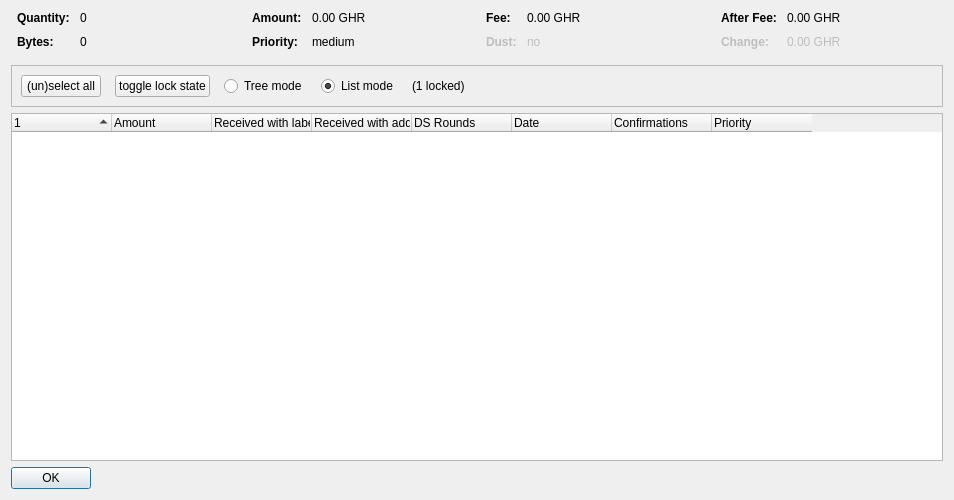
<?xml version="1.0" encoding="UTF-8"?>
<ui version="4.0">
 <class>CoinControlDialog</class>
 <widget class="QDialog" name="CoinControlDialog">
  <property name="geometry">
   <rect>
    <x>0</x>
    <y>0</y>
    <width>954</width>
    <height>500</height>
   </rect>
  </property>
  <property name="windowTitle">
   <string>Coin Selection</string>
  </property>
  <layout class="QVBoxLayout" name="verticalLayout">
   <item>
    <layout class="QHBoxLayout" name="horizontalLayoutTop" stretch="0,0,0,0">
     <property name="topMargin">
      <number>0</number>
     </property>
     <property name="bottomMargin">
      <number>10</number>
     </property>
     <item>
      <layout class="QFormLayout" name="formLayoutCoinControl1">
       <property name="horizontalSpacing">
        <number>10</number>
       </property>
       <property name="verticalSpacing">
        <number>10</number>
       </property>
       <property name="leftMargin">
        <number>6</number>
       </property>
       <property name="rightMargin">
        <number>6</number>
       </property>
       <item row="0" column="0">
        <widget class="QLabel" name="labelCoinControlQuantityText">
         <property name="font">
          <font>
           <weight>75</weight>
           <bold>true</bold>
          </font>
         </property>
         <property name="text">
          <string>Quantity:</string>
         </property>
        </widget>
       </item>
       <item row="0" column="1">
        <widget class="QLabel" name="labelCoinControlQuantity">
         <property name="cursor">
          <cursorShape>IBeamCursor</cursorShape>
         </property>
         <property name="contextMenuPolicy">
          <enum>Qt::ActionsContextMenu</enum>
         </property>
         <property name="text">
          <string notr="true">0</string>
         </property>
         <property name="textInteractionFlags">
          <set>Qt::LinksAccessibleByMouse|Qt::TextSelectableByKeyboard|Qt::TextSelectableByMouse</set>
         </property>
        </widget>
       </item>
       <item row="1" column="0">
        <widget class="QLabel" name="labelCoinControlBytesText">
         <property name="font">
          <font>
           <weight>75</weight>
           <bold>true</bold>
          </font>
         </property>
         <property name="text">
          <string>Bytes:</string>
         </property>
        </widget>
       </item>
       <item row="1" column="1">
        <widget class="QLabel" name="labelCoinControlBytes">
         <property name="cursor">
          <cursorShape>IBeamCursor</cursorShape>
         </property>
         <property name="contextMenuPolicy">
          <enum>Qt::ActionsContextMenu</enum>
         </property>
         <property name="text">
          <string notr="true">0</string>
         </property>
         <property name="textInteractionFlags">
          <set>Qt::LinksAccessibleByMouse|Qt::TextSelectableByKeyboard|Qt::TextSelectableByMouse</set>
         </property>
        </widget>
       </item>
      </layout>
     </item>
     <item>
      <layout class="QFormLayout" name="formLayoutCoinControl2">
       <property name="horizontalSpacing">
        <number>10</number>
       </property>
       <property name="verticalSpacing">
        <number>10</number>
       </property>
       <property name="leftMargin">
        <number>6</number>
       </property>
       <property name="rightMargin">
        <number>6</number>
       </property>
       <item row="0" column="0">
        <widget class="QLabel" name="labelCoinControlAmountText">
         <property name="font">
          <font>
           <weight>75</weight>
           <bold>true</bold>
          </font>
         </property>
         <property name="text">
          <string>Amount:</string>
         </property>
        </widget>
       </item>
       <item row="0" column="1">
        <widget class="QLabel" name="labelCoinControlAmount">
         <property name="cursor">
          <cursorShape>IBeamCursor</cursorShape>
         </property>
         <property name="contextMenuPolicy">
          <enum>Qt::ActionsContextMenu</enum>
         </property>
         <property name="text">
          <string notr="true">0.00 GHR</string>
         </property>
         <property name="textInteractionFlags">
          <set>Qt::LinksAccessibleByMouse|Qt::TextSelectableByKeyboard|Qt::TextSelectableByMouse</set>
         </property>
        </widget>
       </item>
       <item row="1" column="0">
        <widget class="QLabel" name="labelCoinControlPriorityText">
         <property name="font">
          <font>
           <weight>75</weight>
           <bold>true</bold>
          </font>
         </property>
         <property name="text">
          <string>Priority:</string>
         </property>
        </widget>
       </item>
       <item row="1" column="1">
        <widget class="QLabel" name="labelCoinControlPriority">
         <property name="cursor">
          <cursorShape>IBeamCursor</cursorShape>
         </property>
         <property name="contextMenuPolicy">
          <enum>Qt::ActionsContextMenu</enum>
         </property>
         <property name="text">
          <string>medium</string>
         </property>
         <property name="textInteractionFlags">
          <set>Qt::LinksAccessibleByMouse|Qt::TextSelectableByKeyboard|Qt::TextSelectableByMouse</set>
         </property>
        </widget>
       </item>
      </layout>
     </item>
     <item>
      <layout class="QFormLayout" name="formLayoutCoinControl3">
       <property name="horizontalSpacing">
        <number>10</number>
       </property>
       <property name="verticalSpacing">
        <number>10</number>
       </property>
       <property name="leftMargin">
        <number>6</number>
       </property>
       <property name="rightMargin">
        <number>6</number>
       </property>
       <item row="0" column="0">
        <widget class="QLabel" name="labelCoinControlFeeText">
         <property name="font">
          <font>
           <weight>75</weight>
           <bold>true</bold>
          </font>
         </property>
         <property name="text">
          <string>Fee:</string>
         </property>
        </widget>
       </item>
       <item row="0" column="1">
        <widget class="QLabel" name="labelCoinControlFee">
         <property name="cursor">
          <cursorShape>IBeamCursor</cursorShape>
         </property>
         <property name="contextMenuPolicy">
          <enum>Qt::ActionsContextMenu</enum>
         </property>
         <property name="text">
          <string notr="true">0.00 GHR</string>
         </property>
         <property name="textInteractionFlags">
          <set>Qt::LinksAccessibleByMouse|Qt::TextSelectableByKeyboard|Qt::TextSelectableByMouse</set>
         </property>
        </widget>
       </item>
       <item row="1" column="0">
        <widget class="QLabel" name="labelCoinControlLowOutputText">
         <property name="enabled">
          <bool>false</bool>
         </property>
         <property name="font">
          <font>
           <weight>75</weight>
           <bold>true</bold>
          </font>
         </property>
         <property name="text">
          <string>Dust:</string>
         </property>
        </widget>
       </item>
       <item row="1" column="1">
        <widget class="QLabel" name="labelCoinControlLowOutput">
         <property name="enabled">
          <bool>false</bool>
         </property>
         <property name="cursor">
          <cursorShape>IBeamCursor</cursorShape>
         </property>
         <property name="contextMenuPolicy">
          <enum>Qt::ActionsContextMenu</enum>
         </property>
         <property name="text">
          <string>no</string>
         </property>
         <property name="textInteractionFlags">
          <set>Qt::LinksAccessibleByMouse|Qt::TextSelectableByKeyboard|Qt::TextSelectableByMouse</set>
         </property>
        </widget>
       </item>
      </layout>
     </item>
     <item>
      <layout class="QFormLayout" name="formLayoutCoinControl4">
       <property name="horizontalSpacing">
        <number>10</number>
       </property>
       <property name="verticalSpacing">
        <number>10</number>
       </property>
       <property name="leftMargin">
        <number>6</number>
       </property>
       <property name="rightMargin">
        <number>6</number>
       </property>
       <item row="0" column="0">
        <widget class="QLabel" name="labelCoinControlAfterFeeText">
         <property name="font">
          <font>
           <weight>75</weight>
           <bold>true</bold>
          </font>
         </property>
         <property name="text">
          <string>After Fee:</string>
         </property>
        </widget>
       </item>
       <item row="0" column="1">
        <widget class="QLabel" name="labelCoinControlAfterFee">
         <property name="cursor">
          <cursorShape>IBeamCursor</cursorShape>
         </property>
         <property name="contextMenuPolicy">
          <enum>Qt::ActionsContextMenu</enum>
         </property>
         <property name="text">
          <string notr="true">0.00 GHR</string>
         </property>
         <property name="textInteractionFlags">
          <set>Qt::LinksAccessibleByMouse|Qt::TextSelectableByKeyboard|Qt::TextSelectableByMouse</set>
         </property>
        </widget>
       </item>
       <item row="1" column="0">
        <widget class="QLabel" name="labelCoinControlChangeText">
         <property name="enabled">
          <bool>false</bool>
         </property>
         <property name="font">
          <font>
           <weight>75</weight>
           <bold>true</bold>
          </font>
         </property>
         <property name="text">
          <string>Change:</string>
         </property>
        </widget>
       </item>
       <item row="1" column="1">
        <widget class="QLabel" name="labelCoinControlChange">
         <property name="enabled">
          <bool>false</bool>
         </property>
         <property name="cursor">
          <cursorShape>IBeamCursor</cursorShape>
         </property>
         <property name="contextMenuPolicy">
          <enum>Qt::ActionsContextMenu</enum>
         </property>
         <property name="text">
          <string notr="true">0.00 GHR</string>
         </property>
         <property name="textInteractionFlags">
          <set>Qt::LinksAccessibleByMouse|Qt::TextSelectableByKeyboard|Qt::TextSelectableByMouse</set>
         </property>
        </widget>
       </item>
      </layout>
     </item>
    </layout>
   </item>
   <item>
    <widget class="QFrame" name="frame">
     <property name="minimumSize">
      <size>
       <width>0</width>
       <height>40</height>
      </size>
     </property>
     <property name="frameShape">
      <enum>QFrame::StyledPanel</enum>
     </property>
     <property name="frameShadow">
      <enum>QFrame::Sunken</enum>
     </property>
     <layout class="QHBoxLayout" name="horizontalLayout">
      <item>
       <layout class="QHBoxLayout" name="horizontalLayoutPanel" stretch="0,0,0,0,0,0">
        <property name="spacing">
         <number>14</number>
        </property>
        <item>
         <widget class="QPushButton" name="pushButtonSelectAll">
          <property name="sizePolicy">
           <sizepolicy hsizetype="Maximum" vsizetype="Fixed">
            <horstretch>0</horstretch>
            <verstretch>0</verstretch>
           </sizepolicy>
          </property>
          <property name="text">
           <string>(un)select all</string>
          </property>
          <property name="autoDefault">
           <bool>false</bool>
          </property>
         </widget>
        </item>
        <item>
         <widget class="QPushButton" name="pushButtonToggleLock">
          <property name="sizePolicy">
           <sizepolicy hsizetype="Maximum" vsizetype="Fixed">
            <horstretch>0</horstretch>
            <verstretch>0</verstretch>
           </sizepolicy>
          </property>
          <property name="text">
           <string>toggle lock state</string>
          </property>
          <property name="autoDefault">
           <bool>false</bool>
          </property>
         </widget>
        </item>
        <item>
         <widget class="QRadioButton" name="radioTreeMode">
          <property name="sizePolicy">
           <sizepolicy hsizetype="Maximum" vsizetype="Fixed">
            <horstretch>0</horstretch>
            <verstretch>0</verstretch>
           </sizepolicy>
          </property>
          <property name="text">
           <string>Tree mode</string>
          </property>
         </widget>
        </item>
        <item>
         <widget class="QRadioButton" name="radioListMode">
          <property name="sizePolicy">
           <sizepolicy hsizetype="Maximum" vsizetype="Fixed">
            <horstretch>0</horstretch>
            <verstretch>0</verstretch>
           </sizepolicy>
          </property>
          <property name="text">
           <string>List mode</string>
          </property>
          <property name="checked">
           <bool>true</bool>
          </property>
         </widget>
        </item>
        <item>
         <widget class="QLabel" name="labelLocked">
          <property name="text">
           <string>(1 locked)</string>
          </property>
         </widget>
        </item>
        <item>
         <spacer name="horizontalSpacer">
          <property name="orientation">
           <enum>Qt::Horizontal</enum>
          </property>
          <property name="sizeHint" stdset="0">
           <size>
            <width>40</width>
            <height>20</height>
           </size>
          </property>
         </spacer>
        </item>
       </layout>
      </item>
     </layout>
    </widget>
   </item>
   <item>
    <widget class="CoinControlTreeWidget" name="treeWidget">
     <property name="contextMenuPolicy">
      <enum>Qt::CustomContextMenu</enum>
     </property>
     <property name="sortingEnabled">
      <bool>false</bool>
     </property>
     <property name="columnCount">
      <number>8</number>
     </property>
     <attribute name="headerShowSortIndicator" stdset="0">
      <bool>true</bool>
     </attribute>
     <attribute name="headerStretchLastSection">
      <bool>false</bool>
     </attribute>
     <column>
      <property name="text">
       <string/>
      </property>
     </column>
     <column>
      <property name="text">
       <string>Amount</string>
      </property>
     </column>
     <column>
      <property name="text">
       <string>Received with label</string>
      </property>
     </column>
     <column>
      <property name="text">
       <string>Received with address</string>
      </property>
     </column>
     <column>
      <property name="text">
       <string>DS Rounds</string>
      </property>
     </column>
     <column>
      <property name="text">
       <string>Date</string>
      </property>
     </column>
     <column>
      <property name="text">
       <string>Confirmations</string>
      </property>
      <property name="toolTip">
       <string>Confirmed</string>
      </property>
     </column>
     <column>
      <property name="text">
       <string>Priority</string>
      </property>
     </column>
    </widget>
   </item>
   <item>
    <widget class="QDialogButtonBox" name="buttonBox">
     <property name="sizePolicy">
      <sizepolicy hsizetype="Maximum" vsizetype="Fixed">
       <horstretch>0</horstretch>
       <verstretch>0</verstretch>
      </sizepolicy>
     </property>
     <property name="orientation">
      <enum>Qt::Horizontal</enum>
     </property>
     <property name="standardButtons">
      <set>QDialogButtonBox::Ok</set>
     </property>
    </widget>
   </item>
  </layout>
 </widget>
 <customwidgets>
  <customwidget>
   <class>CoinControlTreeWidget</class>
   <extends>QTreeWidget</extends>
   <header>coincontroltreewidget.h</header>
  </customwidget>
 </customwidgets>
 <resources/>
 <connections/>
</ui>
